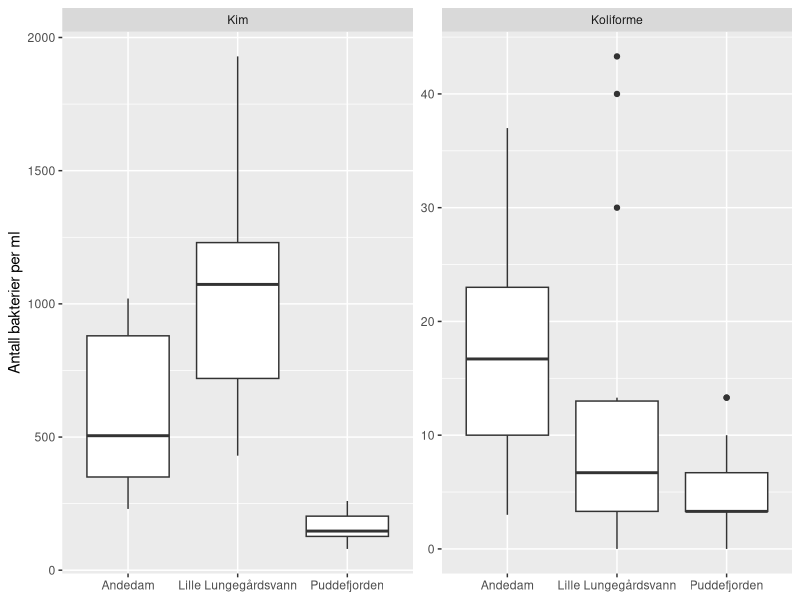
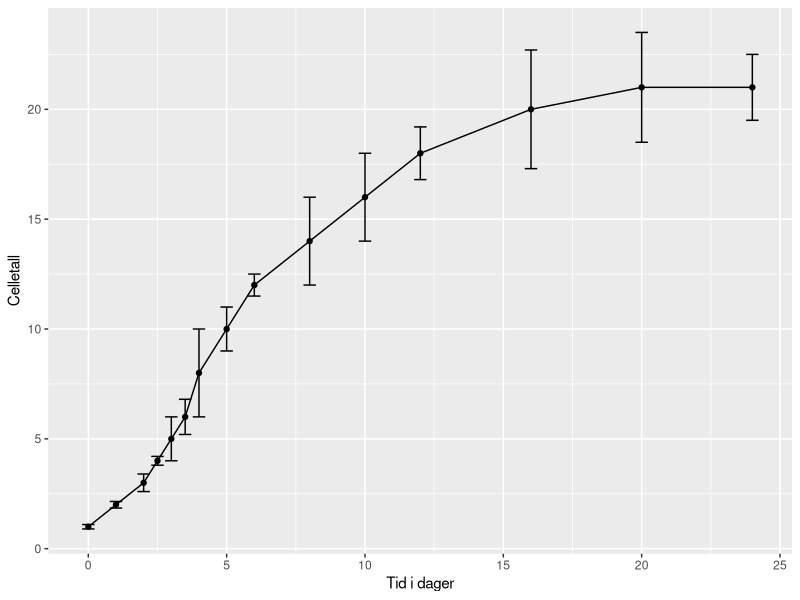

Here is the R script that generated these plots, in order:
## ---- chunk 1
knitr::opts_chunk$set(echo = TRUE)

library("tidyverse")
library("ggplot2")
library("broom")

# read in data sets
antall <- read_delim(file = "data/Antall_bakterier.csv", delim = ",")
vekst <- read_delim(file = "data/Vekst.csv", delim = ",")

## ---- chunk 2

antall %>% 
  group_by(vann, bakterie) %>% 
  summarise(gjennomsnitt = mean(antall_per_ml),
            standardfeil = sd(antall_per_ml) / sqrt(n())) %>% 
  mutate(gjennomsnitt = round(gjennomsnitt, 2),
         standardfeil = round(standardfeil, 2)) %>% 
  knitr::kable()

## ---- chunk 3

ggplot(antall, aes(x = vann, y = antall_per_ml)) +
  geom_boxplot() +
  labs(x = NULL, y = "Antall bakterier per ml") +
  facet_wrap(~ bakterie, scales = "free_y")

## ---- chunk 4

resultat <- antall %>% 
  nest(data = -bakterie) %>% 
  mutate(model = map(data, ~lm(antall_per_ml ~ vann, data = .)),
         result = map(model, tidy)) %>% 
  unnest(result) %>% 
  select(bakterie, estimate:p.value)


## ---- chunk 5

resultat  %>% 
  knitr::kable(digits = 2)


## ---- chunk 6

ggplot(vekst, aes(x = tid, y = celletall, ymin = celletall - standardfeil, ymax = celletall + standardfeil)) +
  geom_point() +
  geom_line() +
  geom_errorbar() + 
  labs(x = "Tid i dager", y = "Celletall")

